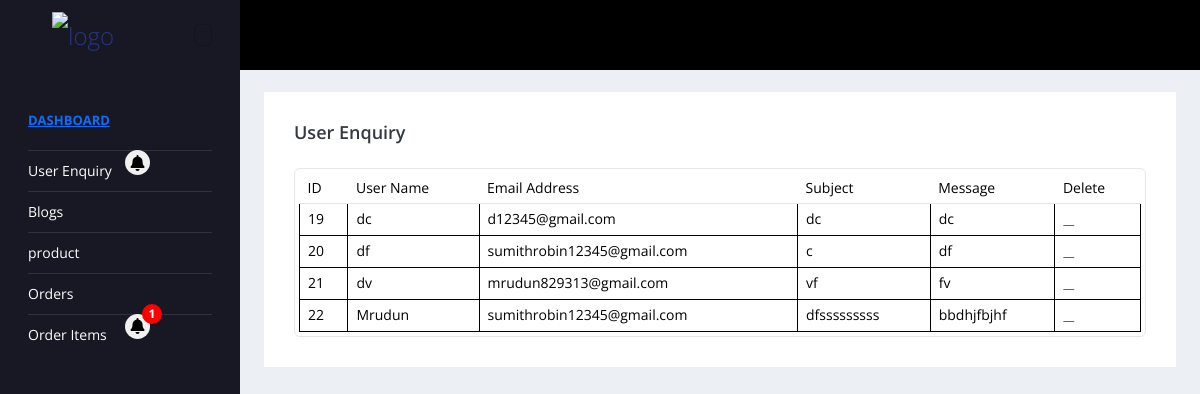
/midhun@123/admin_contact, run on an earlier commit of the app's database.
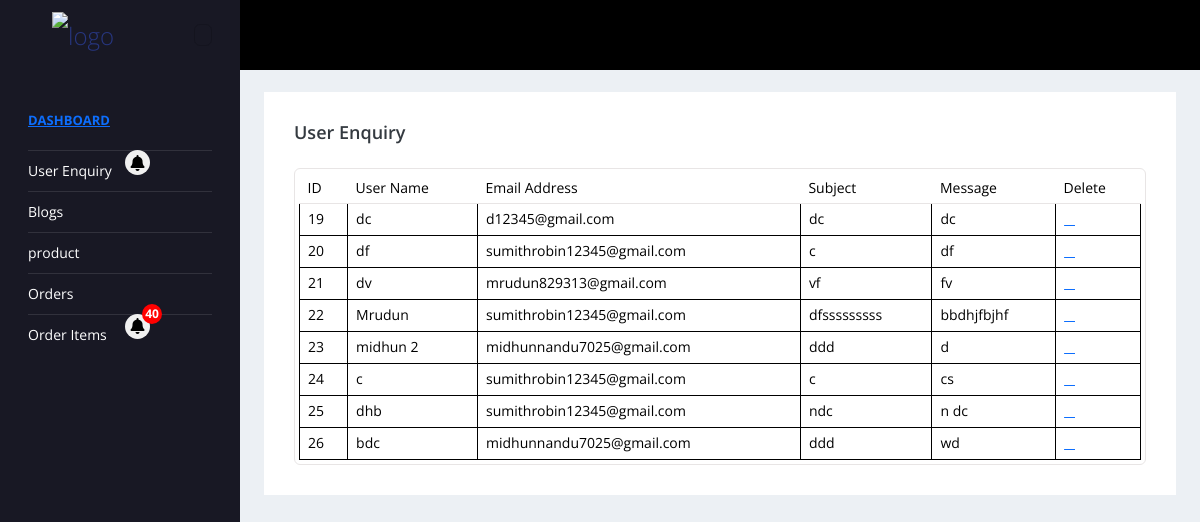
And on a later commit of the database.
### admin_app/models.py (models this page shows)
class Enquiry(models.Model):
    name= models.CharField(max_length=15)
    email =models.EmailField(max_length=15)
    subject =models.CharField(max_length=50)
    message =models.TextField(max_length=100)

### admin_app/views.py (the view)
# urls.py: path('admin_contact',admin_contact,name="admin_enquiry"),
def admin_contact(request):
    data = Enquiry.objects.all()
    Notification.objects.filter(notification_type='admin_contact_enquiry').update(count=0)
    return render(request, 'admin_templates/admin_contact.html', {'key': data})

### templates/admin_templates/admin_contact.html
{% extends 'admin_templates/admin_header_footer.html'%}
{% load static %}
{% block content %}
<div class="main-panel">
    <div class="content-wrapper">
<div class="row">
    <div class="col-md-12 grid-margin stretch-card">
      <div class="card">
        <div class="card-body">
          <div class="d-sm-flex align-items-center mb-4">
            <h4 class="card-title mb-sm-0">User Enquiry</h4>
          </div>
          <div class="table-responsive border rounded p-1">
            <table class="table">
              <thead>
                <tr>
                  <th class="font-weight-bold">ID</th>
                  <th class="font-weight-bold">User Name</th>
                  <th class="font-weight-bold">Email Address</th>
                  <th class="font-weight-bold">Subject</th>
                  <th class="font-weight-bold">Message</th>
                  <th class="font-weight-bold">Delete</th>
                </tr>
              </thead>
              <tbody>
                {% for i in key %}
                <tr style="border: solid 1px;">
                    <td style="border: solid 1px;">{{i.id}}</td>
                    <td style="border: solid 1px;">{{i.name}}</td>
                    <td style="border: solid 1px;">{{i.email}}</td>
                    <td style="border: solid 1px;">{{i.subject}}</td>
                    <td style="border: solid 1px;">{{i.message}}</td>
                    <td style="border: solid 1px;"><a href="{% url 'delete_enquiry' i.id %}">
                      <i class="icon-trash menu-icon" style="color: red;"></i>
                    </a></td>
                </tr>
                {% endfor %}
              </tbody>
            </table>
          </div>
        </div>
      </div>
    </div>
  </div>
    </div>
</div>
{% endblock %}

### templates/admin_templates/admin_header_footer.html (shortened to what this page needs)
{% load static %}
<!DOCTYPE html>
<html lang="en">
  <head>
    <link href="https://cdnjs.cloudflare.com/ajax/libs/font-awesome/6.0.0-beta3/css/all.min.css" rel="stylesheet">
    <link rel="stylesheet" href="{% static 'admin_static/vendors/simple-line-icons/css/simple-line-icons.css' %}">
    <link rel="stylesheet" href="{% static 'admin_static/vendors/flag-icon-css/css/flag-icons.min.css' %}">
    <link rel="stylesheet" href="{% static 'admin_static/vendors/css/vendor.bundle.base.css' %}">
    <link rel="stylesheet" href="{% static 'admin_static/vendors/font-awesome/css/font-awesome.min.css' %}" />
    <link rel="stylesheet" href="{% static 'admin_static/vendors/bootstrap-datepicker/bootstrap-datepicker.min.css' %}">
    <link rel="stylesheet" href="{% static 'admin_static/vendors/jvectormap/jquery-jvectormap.css' %}">
    <link rel="stylesheet" href="{% static 'admin_static/vendors/daterangepicker/daterangepicker.css' %}">
    <link rel="stylesheet" href="{% static 'admin_static/vendors/chartist/chartist.min.css' %}">
    <link rel="stylesheet" href="{% static 'admin_static/css/vertical-light-layout/style.css' %}">
    <link href="https://cdnjs.cloudflare.com/ajax/libs/font-awesome/5.15.4/css/all.min.css" rel="stylesheet">
  </head>
  <body>
    <div class="container-scroller">
      <nav class="navbar default-layout-navbar col-lg-12 col-12 p-0 fixed-top d-flex flex-row" style="background-color: black;">
        <div class="text-center navbar-brand-wrapper d-flex align-items-center justify-content-center">
          <a class="navbar-brand brand-logo" href="index.html">
            <img src="{% static 'img/urbansole.jpg' %}" alt="logo" class="logo-dark" style="height: 40px;" width="300px" />
          </a>
          <button class="navbar-toggler navbar-toggler align-self-center" type="button" data-toggle="minimize">
            <span class="icon-menu"></span>
          </button>
        </div>
      </nav>
      <div class="container-fluid page-body-wrapper">
        <nav class="sidebar sidebar-offcanvas" id="sidebar">
          <ul class="nav">
            <li class="nav-item nav-profile">
              <a href="#" class="nav-link">
                <div class="text-wrapper">
                </div>
              </a>
            </li>
            <li class="nav-item nav-category">
              <a href="{% url 'admin_home' %}"><span class="nav-link" style="text-decoration: none;">Dashboard</span></a>
            </li>
            <li class="nav-item" style="position: relative;">
              <a class="nav-link" href="{% url 'admin_enquiry' %}" style="display: flex; align-items: center;">
                <span class="menu-title" style="margin-right: auto;">User Enquiry</span>
                <span class="badge badge-count" style="position: absolute; top: 0; right: 90px; width: 25px;
                 height: 25px; background-color: #f0f0f0; border-radius: 50%; text-align: center;">
                  <i class="fas fa-bell icon-bell" style="color: black; font-size: 16px; position: absolute; top: 50%; left: 50%; transform: translate(-50%, -50%);"></i>
                </span>
                <i class="icon-screen-desktop menu-icon" style="margin-left: 8px;"></i>
              </a>
            </li>
            <li class="nav-item">
              <a class="nav-link" data-bs-toggle="collapse" href="#ui-basic" aria-expanded="false" aria-controls="ui-basic">
                <span class="menu-title">Blogs</span>
                <i class="icon-layers menu-icon"></i>
              </a>
            </li>
            <li class="nav-item">
              <a class="nav-link" data-bs-toggle="collapse" href="#icons" aria-expanded="false" aria-controls="icons">
                <span class="menu-title">product</span>
                <i class="icon-globe menu-icon"></i>
              </a>
            </li>
            <li class="nav-item">
              <a class="nav-link" href="{% url 'order_list'%}">
                <span class="menu-title">Orders</span>
                <i class="icon-book-open menu-icon"></i>
              </a>
            </li>
            <li class="nav-item" style="position: relative;">
              <a class="nav-link" href="{% url 'order_item_list' %}" style="display: flex; align-items: center;">
                <span class="menu-title" style="margin-right: auto;">Order Items</span>
                <span class="badge badge-count" style="position: absolute; top: 0; right: 90px; width: 25px;
                 height: 25px; background-color: #f0f0f0; border-radius: 50%; text-align: center;">
                  {% if admin_order_count > 0 %}
                    <span class="notification-count"
                      style="position: absolute; top: 0px; right: -2px;
                      transform: translate(50%, -50%); background-color: red; color: white;
                      font-size: 12px; font-weight: bold; width: 20px; height: 20px;
                      border-radius: 50%; text-align: center; line-height: 20px;">
                      {{ admin_order_count }}
                    </span>
                  {% endif %}
                  <i class="fas fa-bell icon-bell" style="color: black; font-size: 16px; position: absolute; top: 50%; left: 50%; transform: translate(-50%, -50%);"></i>
                </span>
                <i class="icon-chart menu-icon" style="margin-left: 8px;"></i>
              </a>
            </li>
          </ul>
        </nav>
    {% block content %}
{% endblock %}
      </div>
    </div>
  </body>
  </body>
</html>

What changed in the data, as far as the page shows it:
added Enquiry: id "23", name "midhun 2", email "midhunnandu7025@gmail.com", subject "ddd", message "d"
added Enquiry: id "24", name "c", email "sumithrobin12345@gmail.com", subject "c", message "cs"
added Enquiry: id "25", name "dhb", email "sumithrobin12345@gmail.com", subject "ndc", message "n dc"
added Enquiry: id "26", name "bdc", email "midhunnandu7025@gmail.com", subject "ddd", message "wd"
Also different on the page:
{{ admin_order_count }}: "1" → "40"
